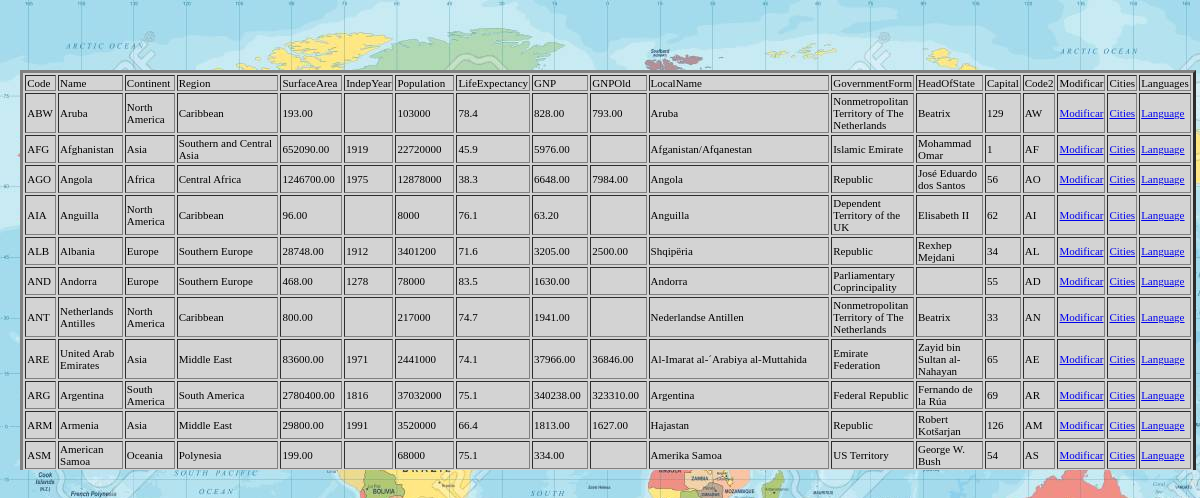
The page / on the database its author committed.
### tables this page shows
CREATE TABLE `country` (
  `Code` char(3) NOT NULL DEFAULT '',
  `Name` char(52) NOT NULL DEFAULT '',
  `Continent` enum('Asia','Europe','North America','Africa','Oceania','Antarctica','South America') NOT NULL DEFAULT 'Asia',
  `Region` char(26) NOT NULL DEFAULT '',
  `SurfaceArea` decimal(10,2) NOT NULL DEFAULT '0.00',
  `IndepYear` smallint(6) DEFAULT NULL,
  `Population` int(11) NOT NULL DEFAULT '0',
  `LifeExpectancy` decimal(3,1) DEFAULT NULL,
  `GNP` decimal(10,2) DEFAULT NULL,
  `GNPOld` decimal(10,2) DEFAULT NULL,
  `LocalName` char(45) NOT NULL DEFAULT '',
  `GovernmentForm` char(45) NOT NULL DEFAULT '',
  `HeadOfState` char(60) DEFAULT NULL,
  `Capital` int(11) DEFAULT NULL,
  `Code2` char(2) NOT NULL DEFAULT ''
);

### index.php (the view, shortened to what this page needs)
<!DOCTYPE html>
<html>
<head>
	<link rel="stylesheet" type="text/css" href="style.css">
</head>
<body background="mapamundi.png">
	<center>
		<div id="div1">
		<table border="3">
			<tbody>
				<tr>
					<td>Code</td>
					<td>Name</td>
					<td>Continent</td>
					<td>Region</td>
					<td>SurfaceArea</td>
					<td>IndepYear</td>
					<td>Population</td>
					<td>LifeExpectancy</td>
					<td>GNP</td>
					<td>GNPOld</td>
					<td>LocalName</td>
					<td>GovernmentForm</td>
					<td>HeadOfState</td>
					<td>Capital</td>
					<td>Code2</td>
					<td>Modificar</td>
					<td>Cities</td>
					<td>Languages</td>
				</tr>
				<?php
					include("conexion.php");
					$query="SELECT * FROM country";
					$resultado=$conexion->query($query);
					while($row=$resultado->fetch_assoc()){
				?>
				<tr>
					<td><?php echo $row['Code'];?></td>
					<td><?php echo $row['Name'];?></td>
					<td><?php echo $row['Continent'];?></td>
					<td><?php echo $row['Region'];?></td>
					<td><?php echo $row['SurfaceArea'];?></td>
					<td><?php echo $row['IndepYear'];?></td>
					<td><?php echo $row['Population'];?></td>
					<td><?php echo $row['LifeExpectancy'];?></td>
					<td><?php echo $row['GNP'];?></td>
					<td><?php echo $row['GNPOld'];?></td>
					<td><?php echo $row['LocalName'];?></td>
					<td><?php echo $row['GovernmentForm'];?></td>
					<td><?php echo $row['HeadOfState'];?></td>
					<td><?php echo $row['Capital'];?></td>
					<td><?php echo $row['Code2'];?></td>
					<td><a href="modificarcountry.php?Code=<?php echo $row['Code']; ?>">Modificar</a></td>
					<td><a href="cities.php?Code=<?php echo $row['Code']; ?>">Cities</a></td>
					<td><a href="languages.php?Code=<?php echo $row['Code']; ?>">Language</a></td>
				</tr>
				<?php
				}
				?>
			</tbody>
		</table>
		</div>
	</center>
</body>
</html>

### style.css (style rules this page uses)
#div1 { overflow:scroll; height:400px; width:1200px; margin-top: 70px; }
#div1 table { width: 300px; height: 1000px; background-color:lightgray; font-size: 11px; }

### rows shown on the page
country: Code "ABW", Name "Aruba", Continent "North America", Region "Caribbean", SurfaceArea "193.00", Population "103000", LifeExpectancy "78.4", GNP "828.00", GNPOld "793.00", LocalName "Aruba", GovernmentForm "Nonmetropolitan Territory of The Netherlands", HeadOfState "Beatrix", Capital "129", Code2 "AW"
country: Code "AFG", Name "Afghanistan", Continent "Asia", Region "Southern and Central Asia", SurfaceArea "652090.00", IndepYear "1919", Population "22720000", LifeExpectancy "45.9", GNP "5976.00", LocalName "Afganistan/Afqanestan", GovernmentForm "Islamic Emirate", HeadOfState "Mohammad Omar", Capital "1", Code2 "AF"
country: Code "AGO", Name "Angola", Continent "Africa", Region "Central Africa", SurfaceArea "1246700.00", IndepYear "1975", Population "12878000", LifeExpectancy "38.3", GNP "6648.00", GNPOld "7984.00", LocalName "Angola", GovernmentForm "Republic", HeadOfState "José Eduardo dos Santos", Capital "56", Code2 "AO"
country: Code "AIA", Name "Anguilla", Continent "North America", Region "Caribbean", SurfaceArea "96.00", Population "8000", LifeExpectancy "76.1", GNP "63.20", LocalName "Anguilla", GovernmentForm "Dependent Territory of the UK", HeadOfState "Elisabeth II", Capital "62", Code2 "AI"
country: Code "ALB", Name "Albania", Continent "Europe", Region "Southern Europe", SurfaceArea "28748.00", IndepYear "1912", Population "3401200", LifeExpectancy "71.6", GNP "3205.00", GNPOld "2500.00", LocalName "Shqipëria", GovernmentForm "Republic", HeadOfState "Rexhep Mejdani", Capital "34", Code2 "AL"
country: Code "AND", Name "Andorra", Continent "Europe", Region "Southern Europe", SurfaceArea "468.00", IndepYear "1278", Population "78000", LifeExpectancy "83.5", GNP "1630.00", LocalName "Andorra", GovernmentForm "Parliamentary Coprincipality", Capital "55", Code2 "AD"
country: Code "ANT", Name "Netherlands Antilles", Continent "North America", Region "Caribbean", SurfaceArea "800.00", Population "217000", LifeExpectancy "74.7", GNP "1941.00", LocalName "Nederlandse Antillen", GovernmentForm "Nonmetropolitan Territory of The Netherlands", HeadOfState "Beatrix", Capital "33", Code2 "AN"
country: Code "ARE", Name "United Arab Emirates", Continent "Asia", Region "Middle East", SurfaceArea "83600.00", IndepYear "1971", Population "2441000", LifeExpectancy "74.1", GNP "37966.00", GNPOld "36846.00", LocalName "Al-Imarat al-´Arabiya al-Muttahida", GovernmentForm "Emirate Federation", HeadOfState "Zayid bin Sultan al-Nahayan", Capital "65", Code2 "AE"
country: Code "ARG", Name "Argentina", Continent "South America", Region "South America", SurfaceArea "2780400.00", IndepYear "1816", Population "37032000", LifeExpectancy "75.1", GNP "340238.00", GNPOld "323310.00", LocalName "Argentina", GovernmentForm "Federal Republic", HeadOfState "Fernando de la Rúa", Capital "69", Code2 "AR"
country: Code "ARM", Name "Armenia", Continent "Asia", Region "Middle East", SurfaceArea "29800.00", IndepYear "1991", Population "3520000", LifeExpectancy "66.4", GNP "1813.00", GNPOld "1627.00", LocalName "Hajastan", GovernmentForm "Republic", HeadOfState "Robert Kotšarjan", Capital "126", Code2 "AM"
country: Code "ASM", Name "American Samoa", Continent "Oceania", Region "Polynesia", SurfaceArea "199.00", Population "68000", LifeExpectancy "75.1", GNP "334.00", LocalName "Amerika Samoa", GovernmentForm "US Territory", HeadOfState "George W. Bush", Capital "54", Code2 "AS"
